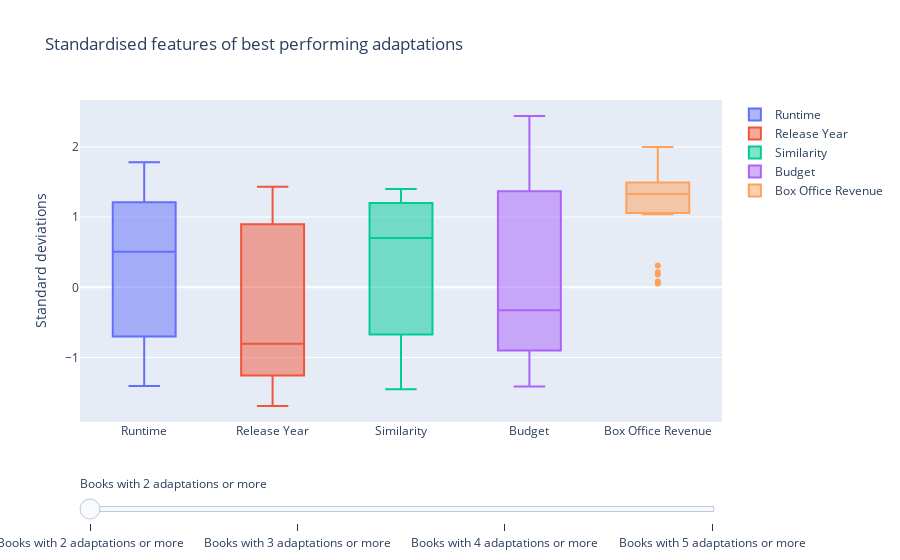

The notebook cell this image was saved under:
### Code cell
datasets = [
    {col: Positive_revenue_films_2[col].values for col in target_columns},
    {col: Positive_revenue_films_3[col].values for col in target_columns},
    {col: Positive_revenue_films_4[col].values for col in target_columns},
    {col: Positive_revenue_films_5[col].values for col in target_columns},
]

# Step 3: Create the initial figure with box plots for the first dataset
fig = go.Figure()

for col in target_columns:
    fig.add_trace(
        go.Box(
            y=datasets[0][col],  # Use the first dataset
            name=col,            # Label the boxplot with the column name
            #boxpoints=False      # Do not show points
        )
    )

# Step 4: Define the slider steps
steps = []
for i, dataset in enumerate(datasets):
    step = dict(
        method="update",
        args=[
            {"y": [dataset[col] for col in target_columns]},  # Update y-values for all traces
            {"title": "Standardised features of best performing adaptations"}         # Update the plot title
        ],
        label=f"Books with {i + 2} adaptations or more"  # Label for the slider step
    )
    steps.append(step)

# Step 5: Add slider to the layout
sliders = [dict(
    active=0,
    currentvalue={"prefix": ""},
    pad={"t": 50},  # Padding to position the slider
    steps=steps
)]

fig.update_layout(
    sliders=sliders,
    title="Standardised features of best performing adaptations",
    yaxis_title="Standard deviations"
)

# Display the plot
fig.show()

### Figure 1 — Plotly figure (JSON) as saved in the notebook; plotly's stock layout.template omitted (floating-point values rounded to 4 significant figures)
{"data": [{"name": "Runtime", "type": "box", "y": [0.5049, 1.781, -1.213, 1.443, -0.8295, -0.7364, 0.06415, 1.604, 1.235, -1.263, 0.08151, 0.6474, -1.405, 0.8429, 0.1301, 0.2673, 1.025, 0.9334, 1.315, 1.136, -0.593, 1.408, -0.9258]}, {"name": "Release Year", "type": "box", "y": [0.1739, 1.434, -1.631, -1.267, -1.689, -1.684, -0.5647, -0.2701, -1.249, 1.409, -0.8054, -1.225, -1.408, 0.5899, -1.047, 1.225, -1.256, 1.414, 0.9201, -0.9258, 1.401, -0.8665, 0.8323]}, {"name": "Similarity", "type": "box", "y": [0.3518, -1.345, 1.28, 1.331, 0.6127, 0.703, -0.00111, -1.452, 1.136, -0.9587, 1.38, 0.9879, 1.399, -0.5218, 1.3, -1.06, 0.8245, 1.089, -0.7241, 1.22, 0.7669, 0.6456, -1.406]}, {"name": "Budget", "type": "box", "y": [-0.3282, 2.438, -0.46, 0.3407, -0.06931, -0.4081, 0.5189, 1.356, -1.292, -1.005, -0.3594, -0.9363, -1.288, 0.1381, 1.414, -1.414, 1.39, 1.408, -1.121, -0.7969, 1.414, -0.7071, 1.371]}, {"name": "Box Office Revenue", "type": "box", "y": [1.594, 1.359, 0.1834, 1.998, 1.722, 1.695, 1.52, 0.05482, 1.664, 1.104, 0.2136, 1.289, 1.182, 0.08221, 1.414, 1.329, 1.243, 1.364, 1.334, 1.269, 1.04, 0.3094, 1.41]}], "layout": {"sliders": [{"active": 0, "currentvalue": {"prefix": ""}, "pad": {"t": 50}, "steps": [{"args": [{"y": [[0.5049, 1.781, -1.213, 1.443, -0.8295, -0.7364, 0.06415, 1.604, 1.235, -1.263, 0.08151, 0.6474, -1.405, 0.8429, 0.1301, 0.2673, 1.025, 0.9334, 1.315, 1.136, -0.593, 1.408, -0.9258], [0.1739, 1.434, -1.631, -1.267, -1.689, -1.684, -0.5647, -0.2701, -1.249, 1.409, -0.8054, -1.225, -1.408, 0.5899, -1.047, 1.225, -1.256, 1.414, 0.9201, -0.9258, 1.401, -0.8665, 0.8323], [0.3518, -1.345, 1.28, 1.331, 0.6127, 0.703, -0.00111, -1.452, 1.136, -0.9587, 1.38, 0.9879, 1.399, -0.5218, 1.3, -1.06, 0.8245, 1.089, -0.7241, 1.22, 0.7669, 0.6456, -1.406], [-0.3282, 2.438, -0.46, 0.3407, -0.06931, -0.4081, 0.5189, 1.356, -1.292, -1.005, -0.3594, -0.9363, -1.288, 0.1381, 1.414, -1.414, 1.39, 1.408, -1.121, -0.7969, 1.414, -0.7071, 1.371], [1.594, 1.359, 0.1834, 1.998, 1.722, 1.695, 1.52, 0.05482, 1.664, 1.104, 0.2136, 1.289, 1.182, 0.08221, 1.414, 1.329, 1.243, 1.364, 1.334, 1.269, 1.04, 0.3094, 1.41]]}, {"title": "Standardised features of best performing adaptations"}], "label": "Books with 2 adaptations or more", "method": "update"}, {"args": [{"y": [[0.5049, 1.781, -1.213, 1.443, -0.7364, 0.06415, 1.604, 1.235, -0.8295, 1, 1, 1.315, -0.9258, 0.2673, -1.405, 0.8429, 1.136, 0.1301, 1.025, 0.9334, -1.263, 0.08151, 0.6474, -0.593, 1.408], [0.1739, 1.434, -1.631, -1.267, -1.684, -0.5647, -0.2701, -1.249, -1.689, 1, 1, 0.9201, 0.8323, 1.225, -1.408, 0.5899, -0.9258, -1.047, -1.256, 1.414, 1.409, -0.8054, -1.225, 1.401, -0.8665], [0.3518, -1.345, 1.28, 1.331, 0.703, -0.00111, -1.452, 1.136, 0.6127, 0.6076, -1.214, -0.7241, -1.406, -1.06, 1.399, -0.5218, 1.22, 1.3, 0.8245, 1.089, -0.9587, 1.38, 0.9879, 0.7669, 0.6456], [-0.3282, 2.438, -0.46, 0.3407, -0.4081, 0.5189, 1.356, -1.292, -0.06931, 1.0, 1.0, -1.121, 1.371, -1.414, -1.288, 0.1381, -0.7969, 1.414, 1.39, 1.408, -1.005, -0.3594, -0.9363, 1.414, -0.7071], [1.594, 1.359, 0.1834, 1.998, 1.695, 1.52, 0.05482, 1.664, 1.722, 1.0, 1.0, 1.334, 1.41, 1.329, 1.182, 0.08221, 1.269, 1.414, 1.243, 1.364, 1.104, 0.2136, 1.289, 1.04, 0.3094]]}, {"title": "Standardised features of best performing adaptations"}], "label": "Books with 3 adaptations or more", "method": "update"}, {"args": [{"y": [[0.5049, 1.781, -1.213, 1.443, 0.06415, 1.604, 1.235, -0.7364, 1, 1, -0.8295], [0.1739, 1.434, -1.631, -1.267, -0.5647, -0.2701, -1.249, -1.684, 1, 1, -1.689], [0.3518, -1.345, 1.28, 1.331, -0.00111, -1.452, 1.136, 0.703, 0.6076, -1.214, 0.6127], [-0.3282, 2.438, -0.46, 0.3407, 0.5189, 1.356, -1.292, -0.4081, 1.0, 1.0, -0.06931], [1.594, 1.359, 0.1834, 1.998, 1.52, 0.05482, 1.664, 1.695, 1.0, 1.0, 1.722]]}, {"title": "Standardised features of best performing adaptations"}], "label": "Books with 4 adaptations or more", "method": "update"}, {"args": [{"y": [[0.5049, 1.781, -1.213, 1.443], [0.1739, 1.434, -1.631, -1.267], [0.3518, -1.345, 1.28, 1.331], [-0.3282, 2.438, -0.46, 0.3407], [1.594, 1.359, 0.1834, 1.998]]}, {"title": "Standardised features of best performing adaptations"}], "label": "Books with 5 adaptations or more", "method": "update"}]}], "title": {"text": "Standardised features of best performing adaptations"}, "yaxis": {"title": {"text": "Standard deviations"}}}}
